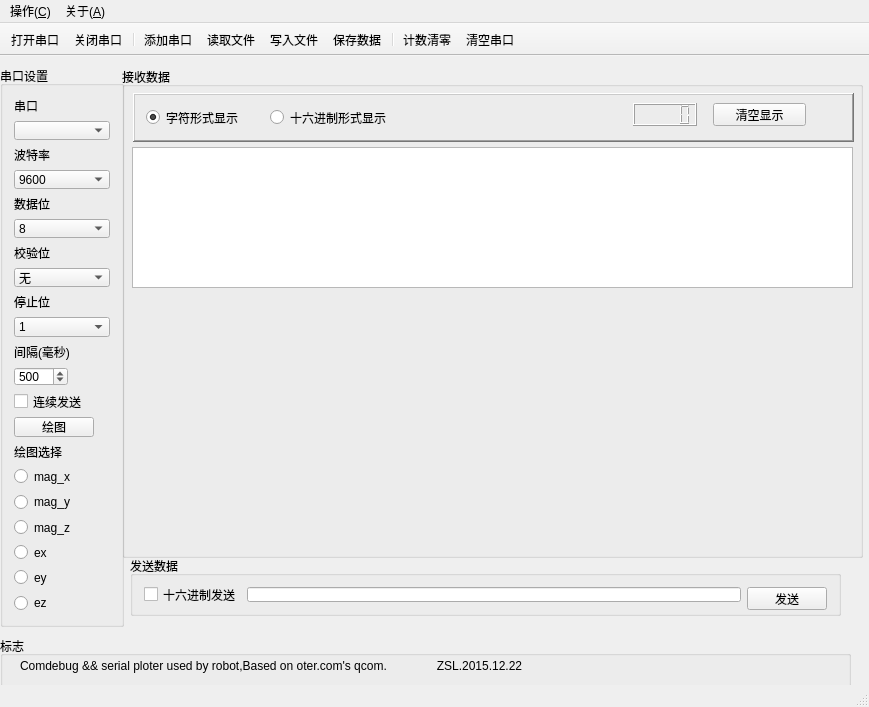
<?xml version="1.0" encoding="UTF-8"?>
<ui version="4.0">
 <class>MainWindow</class>
 <widget class="QMainWindow" name="MainWindow">
  <property name="enabled">
   <bool>true</bool>
  </property>
  <property name="geometry">
   <rect>
    <x>0</x>
    <y>0</y>
    <width>869</width>
    <height>707</height>
   </rect>
  </property>
  <property name="minimumSize">
   <size>
    <width>820</width>
    <height>580</height>
   </size>
  </property>
  <property name="font">
   <font>
    <family>Times New Roman</family>
    <pointsize>9</pointsize>
   </font>
  </property>
  <property name="cursor">
   <cursorShape>PointingHandCursor</cursorShape>
  </property>
  <property name="contextMenuPolicy">
   <enum>Qt::NoContextMenu</enum>
  </property>
  <property name="windowTitle">
   <string>QCom串口调试助手 1.0</string>
  </property>
  <property name="styleSheet">
   <string notr="true">QDialog{background:rgb(229, 255, 239)}
QStatusBar{background:url(:/images/header.bmp)}
QPushButton{background:url(:/images/header.bmp)}
QLCDNumber{background:url(:/images/lcd.bmp)}








</string>
  </property>
  <property name="iconSize">
   <size>
    <width>16</width>
    <height>16</height>
   </size>
  </property>
  <property name="toolButtonStyle">
   <enum>Qt::ToolButtonTextBesideIcon</enum>
  </property>
  <property name="animated">
   <bool>true</bool>
  </property>
  <widget class="QWidget" name="centralWidget">
   <widget class="QGroupBox" name="groupBox">
    <property name="geometry">
     <rect>
      <x>0</x>
      <y>10</y>
      <width>124</width>
      <height>561</height>
     </rect>
    </property>
    <property name="styleSheet">
     <string notr="true"/>
    </property>
    <property name="title">
     <string>串口设置</string>
    </property>
    <property name="flat">
     <bool>false</bool>
    </property>
    <layout class="QFormLayout" name="formLayout">
     <item row="0" column="0">
      <widget class="QLabel" name="label">
       <property name="sizePolicy">
        <sizepolicy hsizetype="Preferred" vsizetype="Fixed">
         <horstretch>0</horstretch>
         <verstretch>0</verstretch>
        </sizepolicy>
       </property>
       <property name="text">
        <string>串口</string>
       </property>
      </widget>
     </item>
     <item row="1" column="0" colspan="2">
      <widget class="QComboBox" name="portNameComboBox">
       <property name="enabled">
        <bool>true</bool>
       </property>
      </widget>
     </item>
     <item row="2" column="0">
      <widget class="QLabel" name="label_2">
       <property name="sizePolicy">
        <sizepolicy hsizetype="Preferred" vsizetype="Fixed">
         <horstretch>0</horstretch>
         <verstretch>0</verstretch>
        </sizepolicy>
       </property>
       <property name="text">
        <string>波特率</string>
       </property>
      </widget>
     </item>
     <item row="3" column="0" colspan="2">
      <widget class="QComboBox" name="baudRateComboBox">
       <property name="currentIndex">
        <number>12</number>
       </property>
       <item>
        <property name="text">
         <string>50</string>
        </property>
       </item>
       <item>
        <property name="text">
         <string>75</string>
        </property>
       </item>
       <item>
        <property name="text">
         <string>110</string>
        </property>
       </item>
       <item>
        <property name="text">
         <string>134</string>
        </property>
       </item>
       <item>
        <property name="text">
         <string>150</string>
        </property>
       </item>
       <item>
        <property name="text">
         <string>200</string>
        </property>
       </item>
       <item>
        <property name="text">
         <string>300</string>
        </property>
       </item>
       <item>
        <property name="text">
         <string>600</string>
        </property>
       </item>
       <item>
        <property name="text">
         <string>1200</string>
        </property>
       </item>
       <item>
        <property name="text">
         <string>1800</string>
        </property>
       </item>
       <item>
        <property name="text">
         <string>2400</string>
        </property>
       </item>
       <item>
        <property name="text">
         <string>4800</string>
        </property>
       </item>
       <item>
        <property name="text">
         <string>9600</string>
        </property>
       </item>
       <item>
        <property name="text">
         <string>14400</string>
        </property>
       </item>
       <item>
        <property name="text">
         <string>19200</string>
        </property>
       </item>
       <item>
        <property name="text">
         <string>38400</string>
        </property>
       </item>
       <item>
        <property name="text">
         <string>56000</string>
        </property>
       </item>
       <item>
        <property name="text">
         <string>57600</string>
        </property>
       </item>
       <item>
        <property name="text">
         <string>76800</string>
        </property>
       </item>
       <item>
        <property name="text">
         <string>115200</string>
        </property>
       </item>
       <item>
        <property name="text">
         <string>128000</string>
        </property>
       </item>
       <item>
        <property name="text">
         <string>256000</string>
        </property>
       </item>
      </widget>
     </item>
     <item row="4" column="0">
      <widget class="QLabel" name="label_3">
       <property name="sizePolicy">
        <sizepolicy hsizetype="Preferred" vsizetype="Fixed">
         <horstretch>0</horstretch>
         <verstretch>0</verstretch>
        </sizepolicy>
       </property>
       <property name="text">
        <string>数据位</string>
       </property>
      </widget>
     </item>
     <item row="5" column="0" colspan="2">
      <widget class="QComboBox" name="dataBitsComboBox">
       <property name="currentIndex">
        <number>3</number>
       </property>
       <item>
        <property name="text">
         <string>5</string>
        </property>
       </item>
       <item>
        <property name="text">
         <string>6</string>
        </property>
       </item>
       <item>
        <property name="text">
         <string>7</string>
        </property>
       </item>
       <item>
        <property name="text">
         <string>8</string>
        </property>
       </item>
      </widget>
     </item>
     <item row="6" column="0">
      <widget class="QLabel" name="label_4">
       <property name="sizePolicy">
        <sizepolicy hsizetype="Preferred" vsizetype="Fixed">
         <horstretch>0</horstretch>
         <verstretch>0</verstretch>
        </sizepolicy>
       </property>
       <property name="text">
        <string>校验位</string>
       </property>
      </widget>
     </item>
     <item row="7" column="0" colspan="2">
      <widget class="QComboBox" name="parityComboBox">
       <item>
        <property name="text">
         <string>无</string>
        </property>
       </item>
       <item>
        <property name="text">
         <string>奇</string>
        </property>
       </item>
       <item>
        <property name="text">
         <string>偶</string>
        </property>
       </item>
      </widget>
     </item>
     <item row="8" column="0">
      <widget class="QLabel" name="label_5">
       <property name="sizePolicy">
        <sizepolicy hsizetype="Preferred" vsizetype="Fixed">
         <horstretch>0</horstretch>
         <verstretch>0</verstretch>
        </sizepolicy>
       </property>
       <property name="text">
        <string>停止位</string>
       </property>
      </widget>
     </item>
     <item row="9" column="0" colspan="2">
      <widget class="QComboBox" name="stopBitsComboBox">
       <item>
        <property name="text">
         <string>1</string>
        </property>
       </item>
       <item>
        <property name="text">
         <string>1.5</string>
        </property>
       </item>
       <item>
        <property name="text">
         <string>2</string>
        </property>
       </item>
      </widget>
     </item>
     <item row="10" column="0">
      <widget class="QLabel" name="label_6">
       <property name="sizePolicy">
        <sizepolicy hsizetype="Preferred" vsizetype="Fixed">
         <horstretch>0</horstretch>
         <verstretch>0</verstretch>
        </sizepolicy>
       </property>
       <property name="text">
        <string>间隔(毫秒)</string>
       </property>
      </widget>
     </item>
     <item row="11" column="0">
      <widget class="QSpinBox" name="delayspinBox">
       <property name="sizePolicy">
        <sizepolicy hsizetype="Minimum" vsizetype="Minimum">
         <horstretch>0</horstretch>
         <verstretch>0</verstretch>
        </sizepolicy>
       </property>
       <property name="minimum">
        <number>10</number>
       </property>
       <property name="maximum">
        <number>5000</number>
       </property>
       <property name="value">
        <number>500</number>
       </property>
      </widget>
     </item>
     <item row="12" column="0">
      <widget class="QCheckBox" name="obocheckBox">
       <property name="text">
        <string>连续发送</string>
       </property>
      </widget>
     </item>
     <item row="13" column="0">
      <widget class="QPushButton" name="huitupushButton">
       <property name="text">
        <string>绘图</string>
       </property>
      </widget>
     </item>
     <item row="14" column="0">
      <widget class="QLabel" name="label_7">
       <property name="sizePolicy">
        <sizepolicy hsizetype="Preferred" vsizetype="Fixed">
         <horstretch>0</horstretch>
         <verstretch>0</verstretch>
        </sizepolicy>
       </property>
       <property name="text">
        <string>绘图选择</string>
       </property>
      </widget>
     </item>
     <item row="15" column="0">
      <widget class="QRadioButton" name="yawradioButton">
       <property name="text">
        <string>mag_x</string>
       </property>
      </widget>
     </item>
     <item row="16" column="0">
      <widget class="QRadioButton" name="pitchradioButton">
       <property name="text">
        <string>mag_y</string>
       </property>
      </widget>
     </item>
     <item row="17" column="0">
      <widget class="QRadioButton" name="rollradioButton">
       <property name="text">
        <string>mag_z</string>
       </property>
      </widget>
     </item>
     <item row="18" column="0">
      <widget class="QRadioButton" name="exradioButton">
       <property name="text">
        <string>ex</string>
       </property>
      </widget>
     </item>
     <item row="19" column="0">
      <widget class="QRadioButton" name="eyradioButton">
       <property name="text">
        <string>ey</string>
       </property>
      </widget>
     </item>
     <item row="20" column="0">
      <widget class="QRadioButton" name="ezradioButton">
       <property name="text">
        <string>ez</string>
       </property>
      </widget>
     </item>
    </layout>
   </widget>
   <widget class="QGroupBox" name="groupBox_4">
    <property name="geometry">
     <rect>
      <x>130</x>
      <y>500</y>
      <width>711</width>
      <height>60</height>
     </rect>
    </property>
    <property name="styleSheet">
     <string notr="true"/>
    </property>
    <property name="title">
     <string>发送数据</string>
    </property>
    <property name="flat">
     <bool>true</bool>
    </property>
    <layout class="QHBoxLayout" name="horizontalLayout">
     <item>
      <widget class="QCheckBox" name="sendAsHexcheckBox">
       <property name="toolTip">
        <string>&lt;html&gt;&lt;head/&gt;&lt;body&gt;&lt;p&gt;以十六进制方式发送数据（默认为字符方式）&lt;/p&gt;&lt;/body&gt;&lt;/html&gt;</string>
       </property>
       <property name="text">
        <string>十六进制发送</string>
       </property>
      </widget>
     </item>
     <item>
      <widget class="QLineEdit" name="sendMsgLineEdit">
       <property name="maxLength">
        <number>10000</number>
       </property>
       <property name="dragEnabled">
        <bool>false</bool>
       </property>
      </widget>
     </item>
     <item>
      <widget class="QPushButton" name="sendmsgBtn">
       <property name="minimumSize">
        <size>
         <width>0</width>
         <height>23</height>
        </size>
       </property>
       <property name="maximumSize">
        <size>
         <width>100</width>
         <height>23</height>
        </size>
       </property>
       <property name="text">
        <string>发送</string>
       </property>
       <property name="icon">
        <iconset resource="images.qrc">
         <normaloff>:/images/send.png</normaloff>:/images/send.png</iconset>
       </property>
       <property name="autoDefault">
        <bool>false</bool>
       </property>
       <property name="default">
        <bool>false</bool>
       </property>
      </widget>
     </item>
    </layout>
   </widget>
   <widget class="QGroupBox" name="groupBox_2">
    <property name="geometry">
     <rect>
      <x>122</x>
      <y>11</y>
      <width>741</width>
      <height>491</height>
     </rect>
    </property>
    <property name="sizePolicy">
     <sizepolicy hsizetype="Preferred" vsizetype="Preferred">
      <horstretch>1</horstretch>
      <verstretch>1</verstretch>
     </sizepolicy>
    </property>
    <property name="styleSheet">
     <string notr="true"/>
    </property>
    <property name="title">
     <string>接收数据</string>
    </property>
    <property name="flat">
     <bool>true</bool>
    </property>
    <widget class="QFrame" name="frame_3">
     <property name="geometry">
      <rect>
       <x>11</x>
       <y>26</y>
       <width>721</width>
       <height>49</height>
      </rect>
     </property>
     <property name="styleSheet">
      <string notr="true"/>
     </property>
     <property name="frameShape">
      <enum>QFrame::WinPanel</enum>
     </property>
     <property name="frameShadow">
      <enum>QFrame::Raised</enum>
     </property>
     <property name="lineWidth">
      <number>1</number>
     </property>
     <property name="midLineWidth">
      <number>0</number>
     </property>
     <widget class="QRadioButton" name="ccradioButton">
      <property name="geometry">
       <rect>
        <x>13</x>
        <y>15</y>
        <width>117</width>
        <height>19</height>
       </rect>
      </property>
      <property name="toolTip">
       <string>&lt;html&gt;&lt;head/&gt;&lt;body&gt;&lt;p&gt;以字符方式显示数据&lt;/p&gt;&lt;/body&gt;&lt;/html&gt;</string>
      </property>
      <property name="text">
       <string>字符形式显示</string>
      </property>
      <property name="checked">
       <bool>true</bool>
      </property>
     </widget>
     <widget class="QRadioButton" name="chradioButton">
      <property name="geometry">
       <rect>
        <x>137</x>
        <y>15</y>
        <width>147</width>
        <height>19</height>
       </rect>
      </property>
      <property name="toolTip">
       <string>&lt;html&gt;&lt;head/&gt;&lt;body&gt;&lt;p&gt;以十六进制方式显示数据&lt;/p&gt;&lt;/body&gt;&lt;/html&gt;</string>
      </property>
      <property name="text">
       <string>十六进制形式显示</string>
      </property>
     </widget>
     <widget class="QLCDNumber" name="recvbyteslcdNumber">
      <property name="geometry">
       <rect>
        <x>500</x>
        <y>10</y>
        <width>64</width>
        <height>23</height>
       </rect>
      </property>
      <property name="sizePolicy">
       <sizepolicy hsizetype="Preferred" vsizetype="Minimum">
        <horstretch>0</horstretch>
        <verstretch>0</verstretch>
       </sizepolicy>
      </property>
      <property name="toolTip">
       <string>已接收字节数</string>
      </property>
      <property name="styleSheet">
       <string notr="true"/>
      </property>
     </widget>
     <widget class="QPushButton" name="clearUpBtn">
      <property name="geometry">
       <rect>
        <x>580</x>
        <y>10</y>
        <width>93</width>
        <height>23</height>
       </rect>
      </property>
      <property name="minimumSize">
       <size>
        <width>0</width>
        <height>23</height>
       </size>
      </property>
      <property name="maximumSize">
       <size>
        <width>100</width>
        <height>23</height>
       </size>
      </property>
      <property name="text">
       <string>清空显示</string>
      </property>
      <property name="icon">
       <iconset resource="images.qrc">
        <normaloff>:/images/edit-clear.png</normaloff>:/images/edit-clear.png</iconset>
      </property>
     </widget>
    </widget>
    <widget class="QTextBrowser" name="textBrowser">
     <property name="geometry">
      <rect>
       <x>10</x>
       <y>80</y>
       <width>721</width>
       <height>141</height>
      </rect>
     </property>
    </widget>
    <widget class="QCustomPlot" name="customPlot" native="true">
     <property name="geometry">
      <rect>
       <x>10</x>
       <y>230</y>
       <width>721</width>
       <height>251</height>
      </rect>
     </property>
    </widget>
   </widget>
   <widget class="QGroupBox" name="groupBox_3">
    <property name="geometry">
     <rect>
      <x>0</x>
      <y>580</y>
      <width>851</width>
      <height>51</height>
     </rect>
    </property>
    <property name="title">
     <string>标志</string>
    </property>
    <widget class="QLabel" name="label_8">
     <property name="geometry">
      <rect>
       <x>20</x>
       <y>20</y>
       <width>821</width>
       <height>20</height>
      </rect>
     </property>
     <property name="text">
      <string>Comdebug &amp;&amp; serial ploter used by robot,Based on oter.com's qcom.               ZSL.2015.12.22</string>
     </property>
    </widget>
   </widget>
  </widget>
  <widget class="QMenuBar" name="menuBar">
   <property name="geometry">
    <rect>
     <x>0</x>
     <y>0</y>
     <width>869</width>
     <height>26</height>
    </rect>
   </property>
   <widget class="QMenu" name="menu">
    <property name="title">
     <string>操作(&amp;C)</string>
    </property>
    <addaction name="actionAdd"/>
    <addaction name="separator"/>
    <addaction name="actionOpen"/>
    <addaction name="actionClose"/>
    <addaction name="separator"/>
    <addaction name="actionSave"/>
    <addaction name="actionLoadfile"/>
    <addaction name="actionWriteToFile"/>
    <addaction name="separator"/>
    <addaction name="actionClearBytes"/>
    <addaction name="actionCleanPort"/>
    <addaction name="separator"/>
    <addaction name="actionExit"/>
   </widget>
   <widget class="QMenu" name="menu_2">
    <property name="title">
     <string>关于(&amp;A)</string>
    </property>
    <addaction name="actionAbout"/>
   </widget>
   <addaction name="menu"/>
   <addaction name="menu_2"/>
  </widget>
  <widget class="QToolBar" name="mainToolBar">
   <property name="sizePolicy">
    <sizepolicy hsizetype="Preferred" vsizetype="Fixed">
     <horstretch>0</horstretch>
     <verstretch>0</verstretch>
    </sizepolicy>
   </property>
   <property name="minimumSize">
    <size>
     <width>0</width>
     <height>0</height>
    </size>
   </property>
   <property name="maximumSize">
    <size>
     <width>16777215</width>
     <height>55</height>
    </size>
   </property>
   <property name="font">
    <font>
     <pointsize>9</pointsize>
    </font>
   </property>
   <property name="cursor">
    <cursorShape>PointingHandCursor</cursorShape>
   </property>
   <property name="focusPolicy">
    <enum>Qt::StrongFocus</enum>
   </property>
   <property name="contextMenuPolicy">
    <enum>Qt::NoContextMenu</enum>
   </property>
   <property name="movable">
    <bool>false</bool>
   </property>
   <property name="allowedAreas">
    <set>Qt::NoToolBarArea</set>
   </property>
   <property name="iconSize">
    <size>
     <width>20</width>
     <height>20</height>
    </size>
   </property>
   <property name="floatable">
    <bool>true</bool>
   </property>
   <attribute name="toolBarArea">
    <enum>TopToolBarArea</enum>
   </attribute>
   <attribute name="toolBarBreak">
    <bool>false</bool>
   </attribute>
   <addaction name="actionOpen"/>
   <addaction name="actionClose"/>
   <addaction name="separator"/>
   <addaction name="actionAdd"/>
   <addaction name="actionLoadfile"/>
   <addaction name="actionWriteToFile"/>
   <addaction name="actionSave"/>
   <addaction name="separator"/>
   <addaction name="actionClearBytes"/>
   <addaction name="actionCleanPort"/>
  </widget>
  <widget class="QStatusBar" name="statusBar"/>
  <action name="actionAdd">
   <property name="checkable">
    <bool>false</bool>
   </property>
   <property name="icon">
    <iconset resource="images.qrc">
     <normaloff>:/images/add.png</normaloff>:/images/add.png</iconset>
   </property>
   <property name="text">
    <string>添加串口</string>
   </property>
   <property name="toolTip">
    <string>添加串口设备文件</string>
   </property>
   <property name="statusTip">
    <string>添加串口设备文件</string>
   </property>
  </action>
  <action name="actionOpen">
   <property name="icon">
    <iconset resource="images.qrc">
     <normaloff>:/images/open.png</normaloff>:/images/open.png</iconset>
   </property>
   <property name="text">
    <string>打开串口</string>
   </property>
   <property name="statusTip">
    <string>打开串口</string>
   </property>
  </action>
  <action name="actionClose">
   <property name="icon">
    <iconset resource="images.qrc">
     <normaloff>:/images/stop.png</normaloff>:/images/stop.png</iconset>
   </property>
   <property name="text">
    <string>关闭串口</string>
   </property>
   <property name="statusTip">
    <string>关闭串口</string>
   </property>
  </action>
  <action name="actionExit">
   <property name="icon">
    <iconset resource="images.qrc">
     <normaloff>:/images/exit.png</normaloff>:/images/exit.png</iconset>
   </property>
   <property name="text">
    <string>退出程序</string>
   </property>
   <property name="statusTip">
    <string>退出程序</string>
   </property>
  </action>
  <action name="actionAbout">
   <property name="icon">
    <iconset resource="images.qrc">
     <normaloff>:/images/mesage.png</normaloff>:/images/mesage.png</iconset>
   </property>
   <property name="text">
    <string>关于Wincom</string>
   </property>
   <property name="statusTip">
    <string>关于Wincom</string>
   </property>
  </action>
  <action name="actionSave">
   <property name="icon">
    <iconset resource="images.qrc">
     <normaloff>:/images/save.png</normaloff>:/images/save.png</iconset>
   </property>
   <property name="text">
    <string>保存数据</string>
   </property>
   <property name="toolTip">
    <string>保存收发框内的数据</string>
   </property>
   <property name="statusTip">
    <string>保存收发框内的数据</string>
   </property>
  </action>
  <action name="actionClearBytes">
   <property name="icon">
    <iconset resource="images.qrc">
     <normaloff>:/images/clearbytes.png</normaloff>:/images/clearbytes.png</iconset>
   </property>
   <property name="text">
    <string>计数清零</string>
   </property>
   <property name="toolTip">
    <string>清零已收到的字节数</string>
   </property>
   <property name="statusTip">
    <string>清零已收到的字节数</string>
   </property>
  </action>
  <action name="actionLoadfile">
   <property name="icon">
    <iconset resource="images.qrc">
     <normaloff>:/images/loadfile.png</normaloff>:/images/loadfile.png</iconset>
   </property>
   <property name="text">
    <string>读取文件</string>
   </property>
   <property name="toolTip">
    <string>载入外部文件作为发送内容</string>
   </property>
   <property name="statusTip">
    <string>载入外部文件作为发送内容</string>
   </property>
  </action>
  <action name="actionCleanPort">
   <property name="icon">
    <iconset resource="images.qrc">
     <normaloff>:/images/cleanport.png</normaloff>:/images/cleanport.png</iconset>
   </property>
   <property name="text">
    <string>清空串口</string>
   </property>
   <property name="toolTip">
    <string>清空串口中I/O数据</string>
   </property>
   <property name="statusTip">
    <string>清空串口中I/O数据</string>
   </property>
  </action>
  <action name="actionWriteToFile">
   <property name="checkable">
    <bool>true</bool>
   </property>
   <property name="icon">
    <iconset resource="images.qrc">
     <normaloff>:/images/write2file.png</normaloff>:/images/write2file.png</iconset>
   </property>
   <property name="text">
    <string>写入文件</string>
   </property>
   <property name="toolTip">
    <string>将读取数据写入到文件</string>
   </property>
   <property name="statusTip">
    <string>将读取数据写入到文件</string>
   </property>
  </action>
 </widget>
 <layoutdefault spacing="6" margin="11"/>
 <customwidgets>
  <customwidget>
   <class>QCustomPlot</class>
   <extends>QWidget</extends>
   <header>qcustomplot.h</header>
   <container>1</container>
  </customwidget>
 </customwidgets>
 <resources>
  <include location="images.qrc"/>
 </resources>
 <connections/>
</ui>
